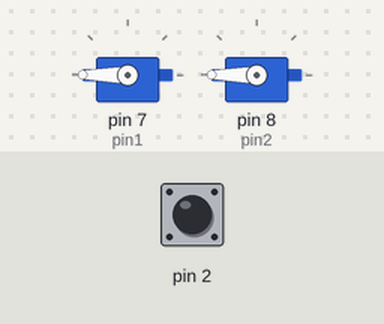
This sketch was run on a simulated Arduino Uno, built with avr-gcc and run on an emulated ATmega328P. Shown: 2 × servo. The test bench sets the inputs (shaded band); at power-on: pin 2 HIGH.

Above: at 1.2 s.
1.3 s: pin 2 pulled LOW for 0.15 s
At 1.37 s:
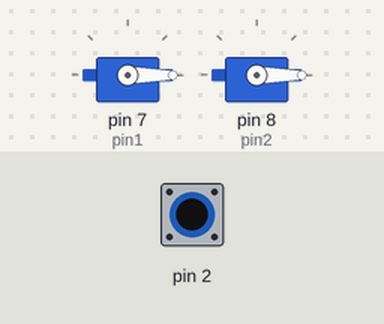
2.9 s: pin 2 pulled LOW for 3.2 s
At 7.4 s:
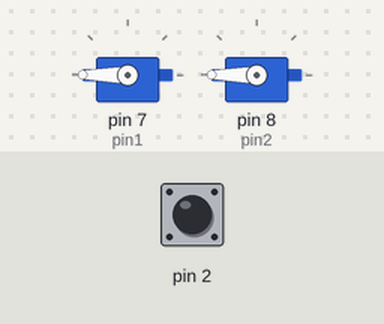
Timing chart, 0 to 8.9 s (numbered marks = the images above; inputs shaded):
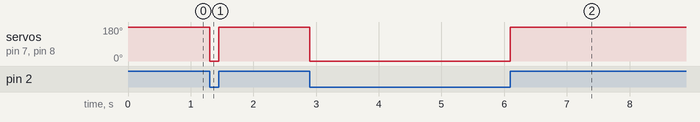

Measured:
- after the input at 1.3 s, servo on pin 7 (pin1), servo on pin 8 (pin2): 180° → 0° at once, → 180° 0.15 s later
- after the input at 2.9 s, servo on pin 7 (pin1), servo on pin 8 (pin2): 180° → 0° at once, → 180° 3.2 s later

The sketch:

hand_sanitizer.ino
```cpp
/* Tugas Kelompok TIK
 * SMAN 1 Bekasi
 *
 * Thanks to our teacher
 * Bu Deswati
 *
 * Kelompok:
 * Aziz Ridhwan Pratama
 * Estevan Ezekiel Silitonga
 * Faris Rafie Syahzani
 * Haviezh Farelldiq Husin
 * Riquel Athallah Putra Adhitia
 *
 * Kode sederhana hand sanitizer
 *
 * Semoga bermanfaat
*/

#include <Servo.h>
Servo servo1, servo2;

// Defining some variables
int angle = 0;
int angleStep = 50;
const int pin1 = 7;
const int pin2 = 8;

void setup() {
  // setup
  servo1.attach(pin1);
  servo2.attach(pin2);
  pinMode(2, INPUT_PULLUP);

}

void loop() {
  // Loop code
  if (digitalRead(2) == HIGH) {
    servo1.write(180); // Buat servo berputar
    servo2.write(180);
  } else {
    servo1.write(-180); // Buat servo berputar balik
    servo2.write(-180);
  }

}
```
